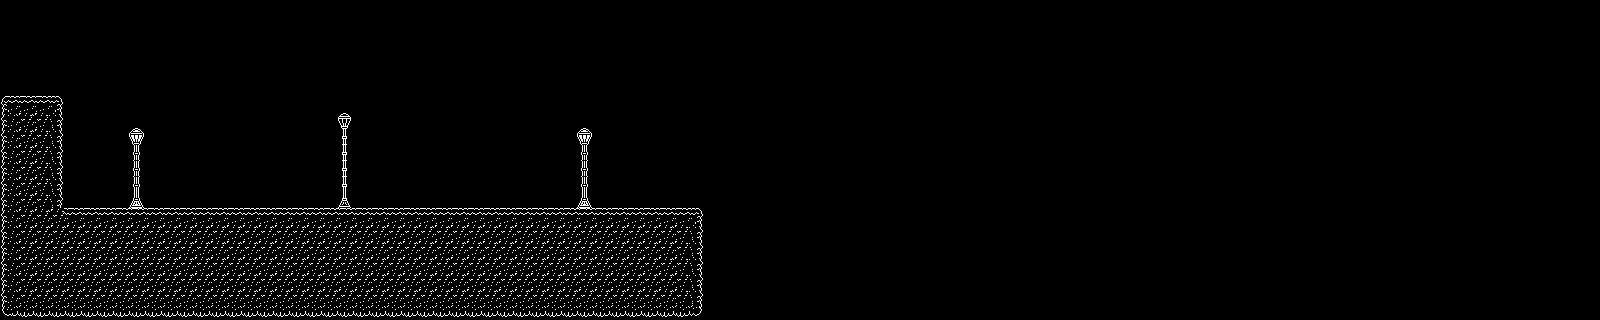

This is a level from a 2D game, rendered from its Tiled map with the project's own tilesets. A one-line summary and the map file follow, with tile-layer data summarised:
An orthogonal 100x20 tile map with 16x16 px tiles, 2 tile layers (Ground, Background), 3 tilesets and 5 objects (2x point, finish point).

<map version="1.10" tiledversion="1.12.2" orientation="orthogonal" renderorder="right-down" width="100" height="20" tilewidth="16" tileheight="16" infinite="0" nextlayerid="5" nextobjectid="10">
 <tileset firstgid="1" source="tileset/tileset_noir_ground.tsx" />
 <tileset firstgid="129" source="tileset/enviroment_noir.tsx" />
 <tileset firstgid="193" source="tileset/enviroment_noir_negative.tsx" />
 <layer id="1" name="Ground" width="100" height="20">
  <data>[2000 cells, 336 non-empty, 9 distinct tile ids]</data>
 </layer>
 <objectgroup id="2" name="Collisions">
  <object id="2" x="2" y="210" width="699.5" height="104" />
  <object id="4" x="3" y="97.5" width="57" height="115.5" />
 </objectgroup>
 <layer id="3" name="Background" width="100" height="20">
  <data>[2000 cells, 16 non-empty, 6 distinct tile ids]</data>
 </layer>
 <objectgroup id="4" name="Lights">
  <object id="7" name="point" x="132" y="131.667" width="11" height="10.6667" />
  <object id="8" name="point" x="579.667" y="132.333" width="9.66667" height="10.6667" />
  <object id="9" name="finish point" x="338.667" y="116.333" width="12" height="9.33333" />
 </objectgroup>
</map>
